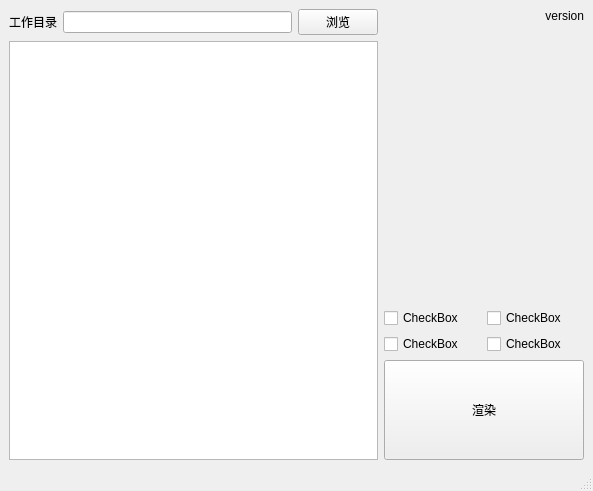
<?xml version="1.0" encoding="UTF-8"?>
<ui version="4.0">
 <class>MainWindow</class>
 <widget class="QMainWindow" name="MainWindow">
  <property name="geometry">
   <rect>
    <x>0</x>
    <y>0</y>
    <width>593</width>
    <height>491</height>
   </rect>
  </property>
  <property name="windowTitle">
   <string>MainWindow</string>
  </property>
  <widget class="QWidget" name="centralwidget">
   <layout class="QHBoxLayout" name="horizontalLayout">
    <item>
     <layout class="QVBoxLayout" name="verticalLayout_3">
      <item>
       <layout class="QHBoxLayout" name="horizontalLayout_2">
        <item>
         <widget class="QLabel" name="label">
          <property name="text">
           <string>工作目录</string>
          </property>
         </widget>
        </item>
        <item>
         <widget class="QLineEdit" name="dirEdit">
          <property name="sizePolicy">
           <sizepolicy hsizetype="Expanding" vsizetype="Fixed">
            <horstretch>0</horstretch>
            <verstretch>0</verstretch>
           </sizepolicy>
          </property>
         </widget>
        </item>
        <item>
         <widget class="QPushButton" name="dirButton">
          <property name="text">
           <string>浏览</string>
          </property>
         </widget>
        </item>
       </layout>
      </item>
      <item>
       <widget class="QListWidget" name="listWidget">
        <property name="sizePolicy">
         <sizepolicy hsizetype="Expanding" vsizetype="Expanding">
          <horstretch>0</horstretch>
          <verstretch>100</verstretch>
         </sizepolicy>
        </property>
        <property name="minimumSize">
         <size>
          <width>300</width>
          <height>0</height>
         </size>
        </property>
       </widget>
      </item>
     </layout>
    </item>
    <item>
     <layout class="QVBoxLayout" name="verticalLayout_2">
      <item>
       <widget class="QLabel" name="versionLabel">
        <property name="text">
         <string>version</string>
        </property>
        <property name="alignment">
         <set>Qt::AlignRight|Qt::AlignTrailing|Qt::AlignVCenter</set>
        </property>
       </widget>
      </item>
      <item>
       <spacer name="verticalSpacer">
        <property name="orientation">
         <enum>Qt::Vertical</enum>
        </property>
        <property name="sizeHint" stdset="0">
         <size>
          <width>20</width>
          <height>40</height>
         </size>
        </property>
       </spacer>
      </item>
      <item>
       <layout class="QGridLayout" name="gridLayout">
        <property name="sizeConstraint">
         <enum>QLayout::SetDefaultConstraint</enum>
        </property>
        <item row="0" column="0">
         <widget class="QCheckBox" name="checkBox_8">
          <property name="text">
           <string>CheckBox</string>
          </property>
         </widget>
        </item>
        <item row="0" column="1">
         <widget class="QCheckBox" name="checkBox_7">
          <property name="text">
           <string>CheckBox</string>
          </property>
         </widget>
        </item>
        <item row="1" column="0">
         <widget class="QCheckBox" name="checkBox_6">
          <property name="text">
           <string>CheckBox</string>
          </property>
         </widget>
        </item>
        <item row="1" column="1">
         <widget class="QCheckBox" name="checkBox_5">
          <property name="text">
           <string>CheckBox</string>
          </property>
         </widget>
        </item>
       </layout>
      </item>
      <item>
       <widget class="QPushButton" name="renderButton">
        <property name="sizePolicy">
         <sizepolicy hsizetype="Minimum" vsizetype="Fixed">
          <horstretch>0</horstretch>
          <verstretch>0</verstretch>
         </sizepolicy>
        </property>
        <property name="minimumSize">
         <size>
          <width>200</width>
          <height>100</height>
         </size>
        </property>
        <property name="text">
         <string>渲染</string>
        </property>
       </widget>
      </item>
     </layout>
    </item>
   </layout>
  </widget>
  <widget class="QMenuBar" name="menubar">
   <property name="geometry">
    <rect>
     <x>0</x>
     <y>0</y>
     <width>593</width>
     <height>23</height>
    </rect>
   </property>
  </widget>
  <widget class="QStatusBar" name="statusbar"/>
  <action name="actionRender">
   <property name="text">
    <string>render</string>
   </property>
  </action>
  <action name="actionDir">
   <property name="text">
    <string>dir</string>
   </property>
  </action>
 </widget>
 <resources/>
 <connections>
  <connection>
   <sender>renderButton</sender>
   <signal>clicked()</signal>
   <receiver>actionRender</receiver>
   <slot>trigger()</slot>
   <hints>
    <hint type="sourcelabel">
     <x>522</x>
     <y>413</y>
    </hint>
    <hint type="destinationlabel">
     <x>-1</x>
     <y>-1</y>
    </hint>
   </hints>
  </connection>
  <connection>
   <sender>dirButton</sender>
   <signal>clicked()</signal>
   <receiver>actionDir</receiver>
   <slot>trigger()</slot>
   <hints>
    <hint type="sourcelabel">
     <x>336</x>
     <y>45</y>
    </hint>
    <hint type="destinationlabel">
     <x>-1</x>
     <y>-1</y>
    </hint>
   </hints>
  </connection>
 </connections>
</ui>
